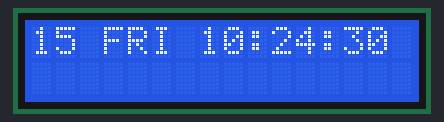
Bench run of a sketch on a simulated Arduino Uno, built with avr-gcc and run on an emulated ATmega328P. Parts: 16×2 character LCD. The local clock reads 2024-03-15 10:24:30 at power-on unless the sketch sets it.

Above: at 0.2 s.
At 4.1 s:
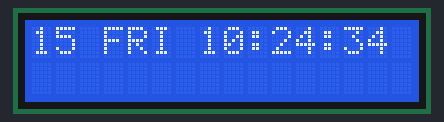
At 9.1 s:
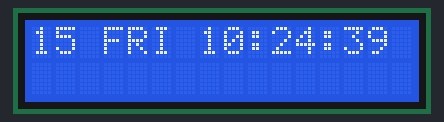
At 19.1 s:
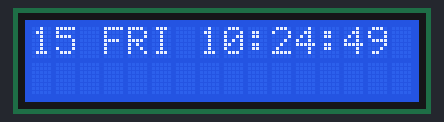
At 29.1 s:
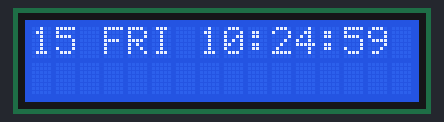
At 39.1 s:
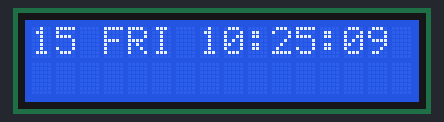

Measured:
- what the display in image 0 shows lasts 0.9 s, from 0.1 s to 1.0 s
- what the display in image 1 shows lasts 1.0 s, from 4.0 s to 5.0 s

The sketch:

LCDCLock.ino
```cpp
#include <stdio.h>
#include <DS1302.h>
#include <LiquidCrystal.h>

#define CLEAR 0
#define SET 1
#define ON 1
#define OFF 0
LiquidCrystal lcd(8, 9, 4, 5, 6, 7);

// LCD charcater
char msg1[16];  // Row 1
char msg2[16];  // Row 2
char msgbuf1[16];
char msgbuf2[16];

unsigned char timer100ms = CLEAR; // timer
unsigned long lastimer = CLEAR;  // last record time
unsigned char timer1000ms = CLEAR;
unsigned char timer1000cnt = CLEAR;
unsigned int counter = CLEAR;

const int kCePin   = 12;  // Chip Enable
const int kIoPin   = 3;  // Input/Output
const int kSclkPin =11;  // Serial Clock

// Create a DS1302 object.
DS1302 rtc(kCePin, kIoPin, kSclkPin);
Time t = rtc.time();
// working variable for clock
unsigned char second=0;
unsigned char minute=0;
unsigned char hour=0;
unsigned char month=0;
unsigned int year=0;
unsigned char dayOfWeek =0;
unsigned char dayOfMonth=0;

void setup() {
  int i = 0;
  Serial.begin(9600);
  lcd.begin(16, 2);
  lcd.setCursor(0,0);
  for (i=0; i<16; i++){
    msg1[i] = CLEAR;
    msg2[i] = CLEAR;
  }
  // Initialize a new chip by turning off write protection and clearing the
  // clock halt flag. These methods needn't always be called. See the DS1302
  // datasheet for details.
  rtc.writeProtect(false);
  rtc.halt(false);
  // Make a new time object to set the date and time.
  // Year, Month, Date  Hour Min Sec

 // set the latest time here
 // Time t(2022, 4, 27, 11, 45, 50, Time::kWednesday);

 // Set the time and date on the chip.
 //  rtc.time(t);
}

void timer(void)
{
  unsigned long data;
  timer100ms = CLEAR;
  timer1000ms = CLEAR;
  data = millis();
  if ((data-lastimer)>=100){
     timer100ms = SET;
    if(++timer1000cnt>=10){
      timer1000ms = SET;
      timer1000cnt = CLEAR;
    }
    lastimer = millis();
  }
}

void loop() {
  timer();
  if(timer100ms){
     ReadTime();
     ClockDisplay();
     LCDDispControl();
  }
}

void LCDDispControl(void)
{
  LCDPutChar1();
  LCDPutChar2();
}

void LCDPutChar1()
{
  char i;
  for (i=0;i<16;i++){
     if (msg1[i] != msgbuf1[i]){
       msgbuf1[i] = msg1[i];
       lcd.setCursor(i,0);
       lcd.print(msgbuf1[i]);
     }
  }
}

void LCDPutChar2()
{
  char i;

  for (i=0;i<16;i++){
    if (msg2[i] != msgbuf2[i]){
     msgbuf2[i] = msg2[i];
      lcd.setCursor(i,1);
      lcd.print(msgbuf2[i]);
    }
  }
}


String dayAsString(const Time::Day day) {
  dayOfWeek = day-1;  // SUN : 0, MON : 1.... SAT : 6
}


void ReadTime() {
 Time t = rtc.time();
  // Name the day of the week.
  const String day = dayAsString(t.day);

  // Format the time and date and insert into the temporary buffer.
  char buf[50];
  snprintf(buf, sizeof(buf), "%s %04d-%02d-%02d %02d:%02d:%02d",
           day.c_str(),
           t.yr, t.mon, t.date,
           t.hr, t.min, t.sec);
// Get clcok info
  second = t.sec;
  minute = t.min;
  hour = t.hr;
  dayOfMonth = t.date;
  month = t.mon;
  year = t.yr;
}
const char OnOff[2][3]{ "ON ", "OFF"};

const char Day[7][3]{ "SUN",
                    "MON",
                    "TUE",
                    "WED",
                    "THU",
                    "FRI",
                    "SAT"};

const char Month[12][3]{ "JAN",
                         "FEB",
                         "MAR",
                         "APR",
                         "MAY",
                         "JUN",
                         "JUL",
                         "AUG",
                         "SEP",
                         "OCT",
                         "NOV",
                         "DEC"
                         };
void ClockDisplay(){
    int i=0;
  if(dayOfMonth < 10){
      msg1[0] = ' ';
      msg1[1] = dayOfMonth+48;
  }else{
     msg1[0] = (dayOfMonth/10)+48;
     msg1[1] = (dayOfMonth%10)+48;
  }
  msg1[2] = 0x20;;
  for (int i=0; i<3; i++){
    msg1[3+i] = Day[dayOfWeek][i];
  }
  msg1[6] = 0x20;
  if(hour < 10){
    msg1[7] = '0';
    msg1[8] = hour+48;
  }else{
    msg1[7] = (hour/10)+
    48;
    msg1[8] = (hour%10)+48;
  }
  msg1[9] = ':';
  if(minute<10){
    msg1[10] ='0';
    msg1[11] = minute+48;
  }else{
    msg1[10] = (minute/10)+48;
    msg1[11] = (minute%10)+48;
  }
  msg1[12] = ':';
  if(second<10){
    msg1[13] = '0';
    msg1[14] = second+48;
  }else{
    msg1[13] = (second/10)+48;
    msg1[14] = (second%10)+48;
  }
   msg1[15] = ' ';


}
```
